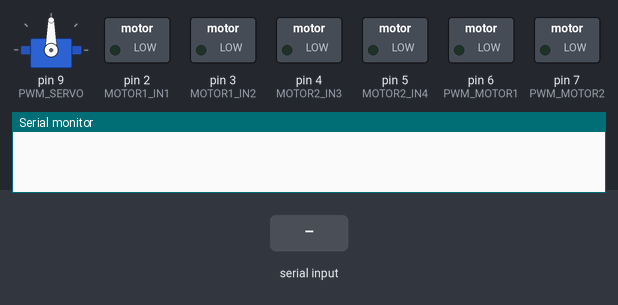
Recording of a sketch running on a simulated Arduino Uno, built with avr-gcc and run on an emulated ATmega328P. Parts: servo, switched loads named in the sketch (green lamp = pin HIGH), the last lines printed to the serial monitor. The inputs (shaded band) are chosen by the test bench.

Above: at 1.2 s.
1.3 s: "G90\n" received over Serial
At 2.3 s:
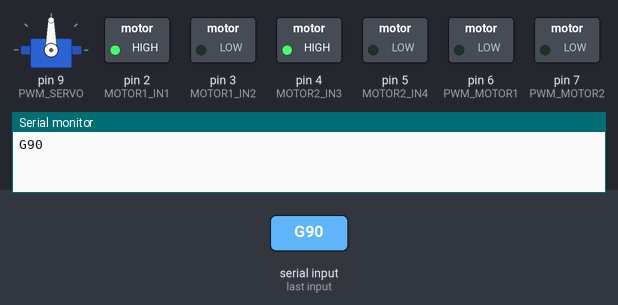
2.8 s: "G,45\n" received over Serial
At 3.4 s:
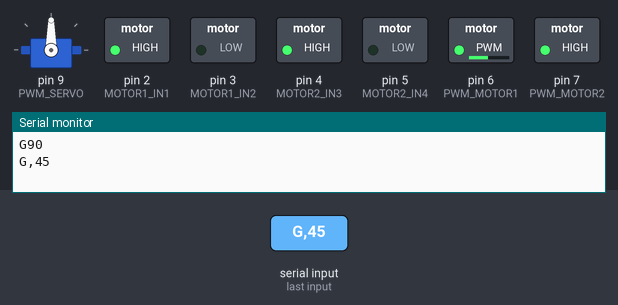
4.3 s: "S90\n" received over Serial
5.8 s: "S,45\n" received over Serial
At 7.0 s:
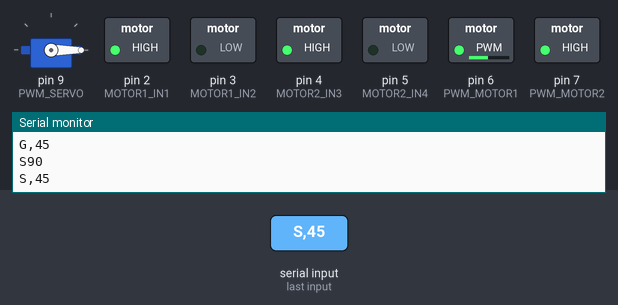
7.3 s: "G90\n" received over Serial
At 8.0 s:
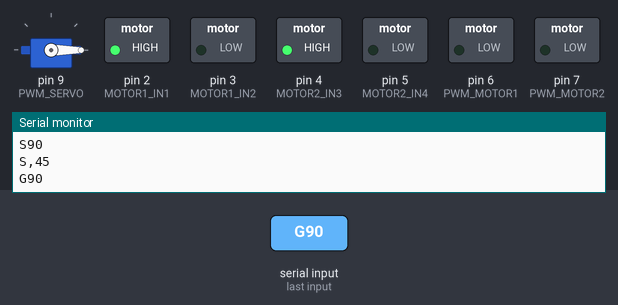
Timing chart, 0 to 9.8 s (numbered marks = the images above; inputs shaded):
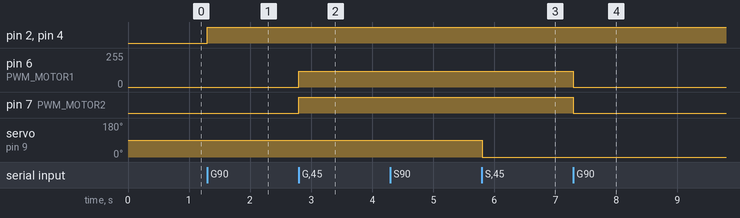

The sketch:

main_arduino.ino
```cpp
#include <Servo.h>

#define MOTOR1_IN1 2
#define MOTOR1_IN2 3
#define MOTOR2_IN3 4
#define MOTOR2_IN4 5
#define PWM_MOTOR1 6
#define PWM_MOTOR2 7
#define PWM_SERVO 9

Servo Servo_1;
int ref_ang = 0;
int ang = 0;
int inc = 1;
float vel=0;

void setup() {
  Serial.begin(115200);

  //MOTOR TRASERO
  pinMode(PWM_MOTOR1, OUTPUT);
  pinMode(MOTOR1_IN1, OUTPUT);
  pinMode(MOTOR1_IN2, OUTPUT);

  //MOTOR DELANTERO
  pinMode(PWM_MOTOR2, OUTPUT);
  pinMode(MOTOR2_IN3, OUTPUT);
  pinMode(MOTOR2_IN4, OUTPUT);

  //SERVOMOTOR
  Servo_1.attach(PWM_SERVO);
}

void loop() {
  // Lectura de comando
  while (Serial.available()>0){
   static char message[6];
   static uint8_t message_pos = 0;
   char inByte = Serial.read();
   char settings_data[5];
   if ( inByte != '\n' && (message_pos < 5) )   {
     //Add the incoming byte to our message
     message[message_pos] = inByte;
     message_pos++;
   }
   else{
    message[message_pos] = '\0';
    Serial.println(message); // Eco
    // Decodificación
    if(message[0]=='G'){ // Control de velocidad
      //Serial.println(&message[2]);
      vel = atof(&message[2]);
      ControlMotor(message[1], vel);
      //Serial.println(vel);
    }
    else if(message[0]=='S'){ // Control de dirección
      ref_ang = atoi(&message[1]);
      CambiarSentidoServo();
      //Serial.println(inc);
      //Serial.println(ref_ang);
    }
    else{
      Serial.println("Error");
    }
    message_pos = 0;
   }
  }
  // Cambio progresivo de dirección
  IncrementarServo();
}

void CambiarSentidoServo(){
  if(ref_ang>=ang){
    inc = 1;
  }
  else{
    inc = -1;
  }
}

void IncrementarServo(){
  if(ang!=ref_ang){
    ang += inc;
    Servo_1.write(ang);
  }
}

void ControlMotor(char sentido, float vel){
  if(sentido=='+'){
    MotorAntihorario();
  }
  else{
    MotorHorario();
  }
  analogWrite(PWM_MOTOR1, vel*255/6.0);
  analogWrite(PWM_MOTOR2, vel*255/6.0);
}

void MotorHorario(){
  digitalWrite (MOTOR1_IN1, HIGH);
  digitalWrite (MOTOR1_IN2, LOW);
  digitalWrite (MOTOR2_IN3, HIGH);
  digitalWrite (MOTOR2_IN4, LOW);
}
void MotorAntihorario(){
  digitalWrite (MOTOR1_IN1, LOW);
  digitalWrite (MOTOR1_IN2, HIGH);
  digitalWrite (MOTOR2_IN3, LOW);
  digitalWrite (MOTOR2_IN4, HIGH);
}
void MotorStop(){
  digitalWrite (MOTOR1_IN1, LOW);
  digitalWrite (MOTOR1_IN2, LOW);
  digitalWrite (MOTOR2_IN3, LOW);
  digitalWrite (MOTOR2_IN4, LOW);
}
```

Measured:
- after the input at 1.3 s, pin 2 (MOTOR1_IN1), pin 4 (MOTOR2_IN3): LOW → HIGH at once
- after the input at 2.8 s, pin 6 (PWM_MOTOR1): 0/255 → 120/255 at once; pin 7 (PWM_MOTOR2): LOW → HIGH at once
- after the input at 5.8 s, servo on pin 9 (PWM_SERVO): 90° → 0° at once
- after the input at 7.3 s, pin 6 (PWM_MOTOR1): 120/255 → 0/255 at once; pin 7 (PWM_MOTOR2): HIGH → LOW at once
